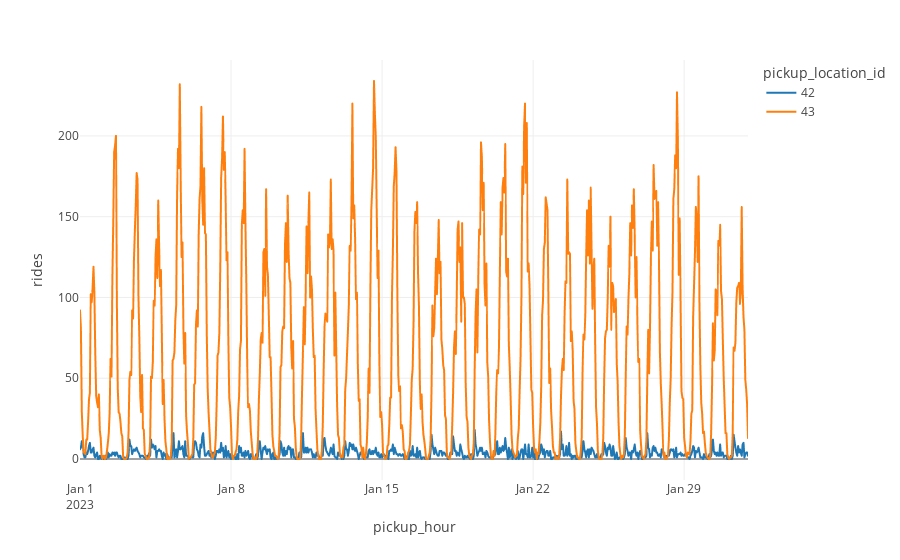

Notebook cell for this chart:
### Markdown cell above
Plotting function

### Code cell
def plot_rides(
    rides: pd.DataFrame,
    locations: Optional[List[int]] = None
):

    rides_to_plot = rides[rides.pickup_location_id.isin(locations)] if locations else rides

    fig = px.line(
        rides_to_plot,
        x="pickup_hour",
        y="rides",
        color="pickup_location_id",
        template="none"
    )

    fig.show()

# Function that plots a given a dataframe (in our case rides vs time in hour-day) for a given (optional) location id

plot_rides(agg_data_filled, locations=[42, 43])

### Figure 1 — Plotly figure (JSON) as saved in the notebook; plotly's stock layout.template omitted (floating-point values rounded to 4 significant figures; data arrays with more than 128 entries replaced by an {"elided": "..."} marker saying what was removed)
{"data": [{"hovertemplate": "pickup_location_id=42<br>pickup_hour=%{x}<br>rides=%{y}<extra></extra>", "legendgroup": "42", "line": {"color": "#1F77B4", "dash": "solid"}, "marker": {"symbol": "circle"}, "mode": "lines", "name": "42", "showlegend": true, "type": "scattergl", "x": {"elided": "744 str values"}, "xaxis": "x", "y": {"elided": "744 int values"}, "yaxis": "y"}, {"hovertemplate": "pickup_location_id=43<br>pickup_hour=%{x}<br>rides=%{y}<extra></extra>", "legendgroup": "43", "line": {"color": "#FF7F0E", "dash": "solid"}, "marker": {"symbol": "circle"}, "mode": "lines", "name": "43", "showlegend": true, "type": "scattergl", "x": {"elided": "744 str values"}, "xaxis": "x", "y": {"elided": "744 int values"}, "yaxis": "y"}], "layout": {"legend": {"title": {"text": "pickup_location_id"}, "tracegroupgap": 0}, "margin": {"t": 60}, "xaxis": {"anchor": "y", "domain": [0, 1], "title": {"text": "pickup_hour"}}, "yaxis": {"anchor": "x", "domain": [0, 1], "title": {"text": "rides"}}}}
